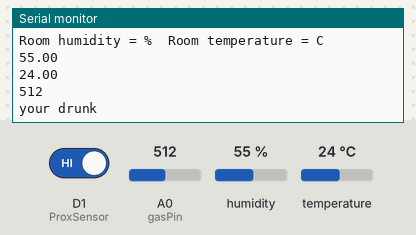
This sketch was run on a simulated ESP8266 (NodeMCU). Shown: the last lines printed to the serial monitor. Inputs (shaded band) come from the test bench; at power-on: D1 (ProxSensor) HIGH, humidity 55 %, A0 (gasPin) = 512, temperature 24 °C. Random numbers use the default seed unless the sketch sets one.

Above: at 1.8 s.
1.9 s: D1 (ProxSensor) driven LOW
14.4 s: humidity set to 22 %
17.9 s: A0 (gasPin) set to 716
At 19.6 s:
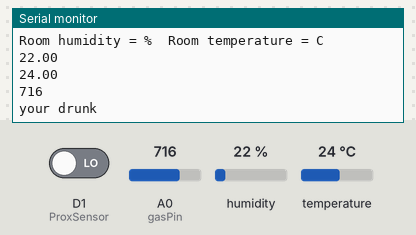
21.4 s: temperature set to 12 °C
24.9 s: A0 (gasPin) set to 900
At 26.6 s:
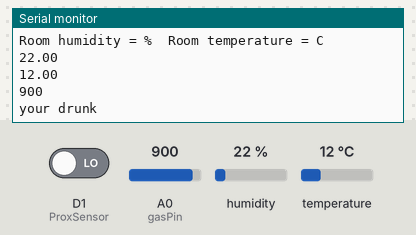
28.4 s: humidity set to 40 %
Timing chart, 0 to 31.4 s (numbered marks = the images above; inputs shaded):
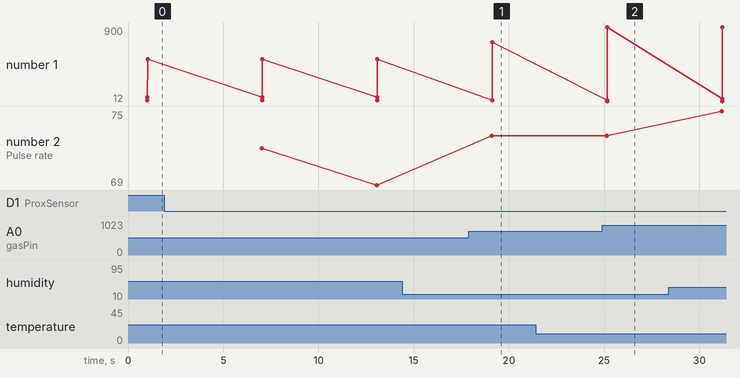

The sketch:

Iot_healthCare_Hardware.ino
```cpp
//Room temp sensor
#include "DHT.h"        // including the library of DHT11 temperature and humidity sensor
#define DHTTYPE DHT11   // DHT 11

#define dht_dpin D2
DHT dht(dht_dpin, DHTTYPE);

//Pulse sensor
long BPM;

const int ProxSensor=D1;
int irsensor();

//GAS sensor
const int gasPin = A0; //GAS sensor output pin to Arduino analog A0 pin

//temp
float t;
float h;

void setup(){

  dht.begin();
  Serial.begin(9600);


}


void loop() {

   if (irsensor() == 1)
    {
      BPM = random (65,80);
      Serial.print("Pulse rate: ");
      Serial.println(BPM);
      //delay(5000);
  }

  temp();
  Serial.println(h);
  Serial.println(t);


  if ( analogRead(gasPin) >= 200)
   {
   Serial.println(analogRead(gasPin));
   Serial.println("your drunk");
  }

  delay(5000);
}

int irsensor()

{
  int state = digitalRead(ProxSensor);
  if(state == 0)

  {
    Serial.println();
    delay(1000);
    state;
    return(1);
  }
  else
  {
    Serial.println("Place your hand on Pulse Meter");
    delay(1000);
    return(0);
  }
}


float temp(){
    h = dht.readHumidity();
    t = dht.readTemperature();
    Serial.print("Room humidity = ");
    //Serial.print(h);
    Serial.print("%  ");
    Serial.print("Room temperature = ");
    //Serial.print(t);
    Serial.println("C  ");
  }
```

Measured:
- after the input at 17.9 s, the serial monitor: prints a new line after 1.2 s (image 1)
- after the input at 24.9 s, the serial monitor: prints a new line after 0.26 s (image 2)
- plotted number 1: 512 → 716 after the input at 17.9 s, 716 → 900 after the input at 24.9 s
